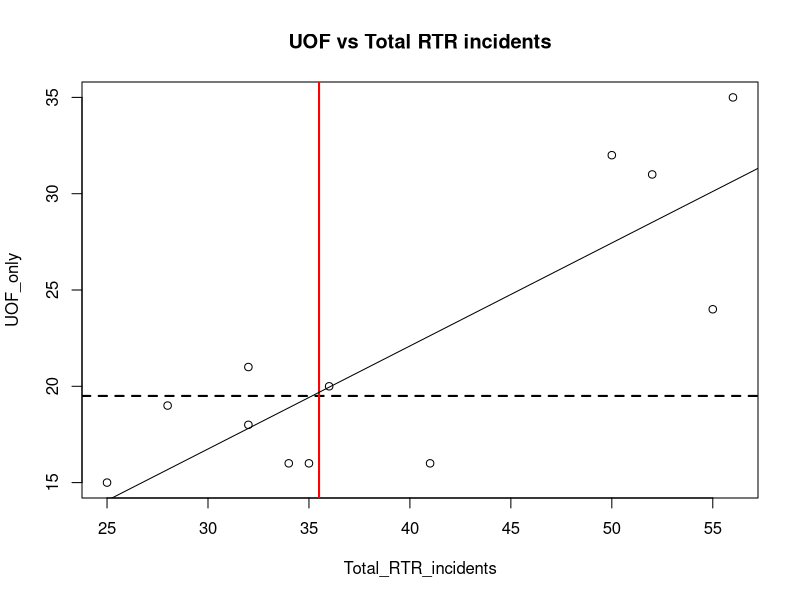
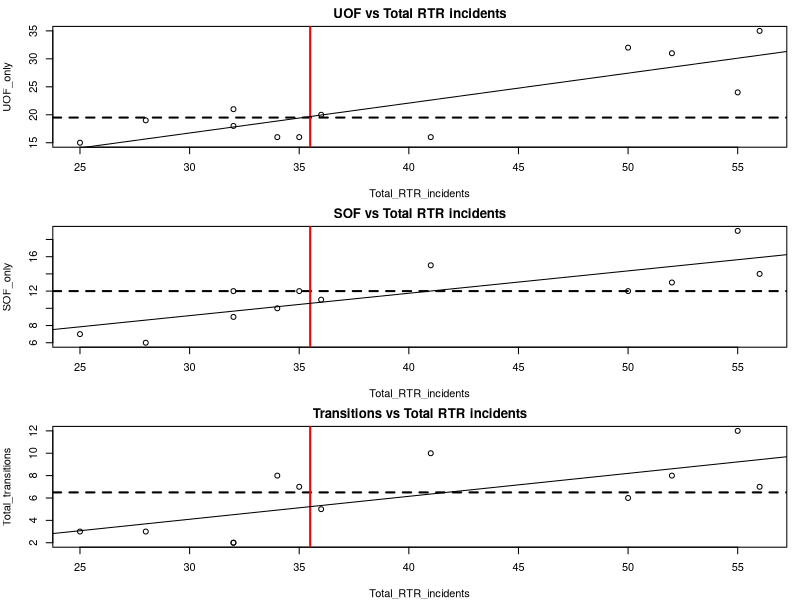
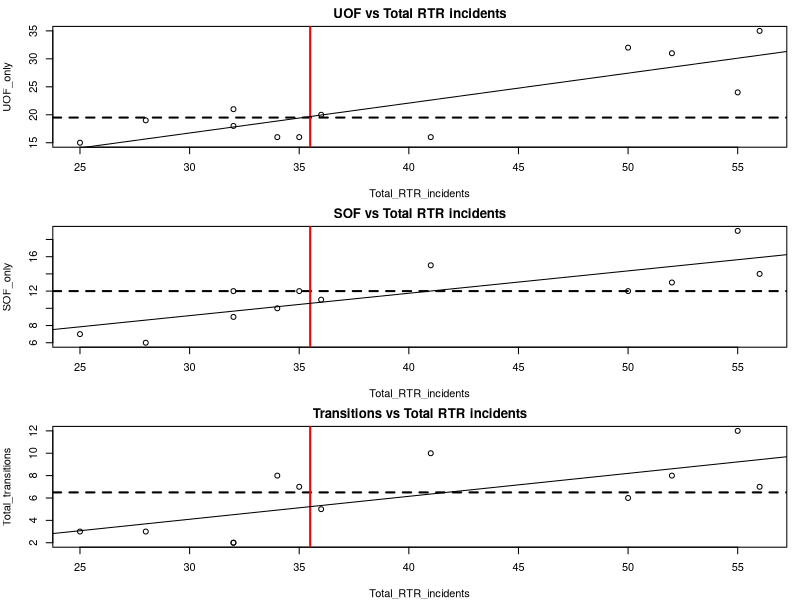

Write R code to recreate these figures, in order.
# Continuing to work with the RTR data
library(readr)
elgCrime <- read_csv("ElginUOF.csv")

# let's get the column names again
summary(elgCrime)

# Now lets see this as a scatter plot
with(elgCrime, plot(Total_RTR_incidents, UOF_only)) # scatter plot
title(main = "UOF vs Total RTR incidents") # adds title
# What you're seeing here
# The first line of code, starting "with", creates a scatter plot. 
# First we say what dataset we want (elgCrime), then
# what we want to test - Total RTR incidents vs UOF only
# What it shows is that as there are more RTR incidents, 
# the number of incidents that involve UOF only also grows.
# Title obviously adds a title

# We can add some other things to help us understand the data too
abline(h=median(elgCrime$UOF_only), lty=2, lwd=2) 
# adds horizontal line for median UOF incidents which looks to be about 19
abline(v=median(elgCrime$Total_RTR_incidents), lwd=2, col="red") 
# adds vertical red line for median RTR incidents, about 36


fit <- lm(elgCrime$UOF_only~elgCrime$Total_RTR_incidents)
summary(fit)
# Lots to uppack here. Honestly, I am not qualified to
# explain in detail these more advanced statistic measures. 
# What follows is a very over-simplified explanation. 
# Look at the last three lines. Generally, you want ...
# A) your Adjusted R-square to be as close to 1.00 as possible
#    here it's 0.6556, which means it's estimated that 
#    about 66 percent of the observations can be explained by
#    the relationship between the two data set
#    Which makes sense - the more Totol RTR incidents there are
#    the more you see UOF_only incidents
# B) the p-value to be less that 0.05

# HOWEVER: Don't expect too much out of these stats - we're using a very 
# small dataset so it's not going to be very informative and may even
# cause confusing results. Look at the portion labeled Coefficients:

# C) Std. Error and t value. You want the two t values to be as large 
#    as possible versus the std errors. It is for one line 
#     and not the other. It's telling us that with only 12 datapoints, 
#    it's not able to make any definitive predictions. It just
#    doesn't have enough data to tell whether any new points added
#    would likely fall along the regression line.
# D) And that confusion carries on into the Pr(>|t|) or p-value. 
#    It uses those T values and Error to compute the P-value
#    The top one is well over 0.05 which isn't good, but the bottom one 
#    is well under so much so that R has tagged it with *** 
#    indicating it's significant
# ------
# Statistics is a science. Our purpose in graphing these
# values out is to see how the data relates to the
# regression line and maybe spot outliers. We will seldom use 
# T values or R2 in our stories.
# But there's nothing wrong in knowing about these things. And in fact
# understanding when it's telling you that something's wrong can
# be very useful.
# Here's a link to a resource explaining what you see with the summary
# https://feliperego.github.io/blog/2015/10/23/Interpreting-Model-Output-In-R
# If you want to learn more about statistics, let me know. There's a 
# good textbook I can recommend.

# add the regression line, or a line approximating the running average
abline(fit)

# Now, let's take a look at all three RTR categories
# "Par" sets up the plot window to show three plots in 1 column (mfrow)
# mar is margins
par(mfrow=c(3,1),mar=c(4,4,2,1)) 

# Let's add the plot we already did
with(elgCrime, plot(Total_RTR_incidents, UOF_only)) # scatter plot
title(main = "UOF vs Total RTR incidents") # adds title
abline(h=median(elgCrime$UOF_only), lty=2, lwd=2) 
abline(v=median(elgCrime$Total_RTR_incidents), lwd=2, col="red") 
abline(lm(elgCrime$UOF_only~elgCrime$Total_RTR_incidents))

# now SOF 
with(elgCrime, plot(Total_RTR_incidents, SOF_only)) # scatter plot
title(main = "SOF vs Total RTR incidents") # adds title
abline(h=median(elgCrime$SOF_only), lty=2, lwd=2) 
abline(v=median(elgCrime$Total_RTR_incidents), lwd=2, col="red") 
abline(lm(elgCrime$SOF_only~elgCrime$Total_RTR_incidents))

# finally, transitions
with(elgCrime, plot(Total_RTR_incidents, Total_transitions)) # scatter plot
title(main = "Transitions vs Total RTR incidents") # adds title
abline(h=median(elgCrime$Total_transitions), lty=2, lwd=2) 
abline(v=median(elgCrime$Total_RTR_incidents), lwd=2, col="red") 
abline(lm(elgCrime$Total_transitions~elgCrime$Total_RTR_incidents))

# You may need to make your plot window larger to see the results
# again, not enough data for any insights but it does appear
# that while all RTR increase about the same rate,
# there are not only more UOF incidents per quarter but
# there are more quarters with higher-than-average UOF incidents
# than SOF or transitions.

# Now let's save this as a PDF
# dev.cur() starts the process
dev.cur() 
# creates an empty pdf with w/h in inches
pdf(file="myplot.pdf", width = 4, height = 6) 

# make the space
par(mfrow=c(3,1),mar=c(4,4,2,1)) 

# adds the plots
with(elgCrime, plot(Total_RTR_incidents, UOF_only)) # scatter plot
title(main = "UOF vs Total RTR incidents") # adds title
abline(h=median(elgCrime$UOF_only), lty=2, lwd=2) 
abline(v=median(elgCrime$Total_RTR_incidents), lwd=2, col="red") 
abline(lm(elgCrime$UOF_only~elgCrime$Total_RTR_incidents))

with(elgCrime, plot(Total_RTR_incidents, SOF_only)) # scatter plot
title(main = "SOF vs Total RTR incidents") # adds title
abline(h=median(elgCrime$SOF_only), lty=2, lwd=2) 
abline(v=median(elgCrime$Total_RTR_incidents), lwd=2, col="red") 
abline(lm(elgCrime$SOF_only~elgCrime$Total_RTR_incidents))

with(elgCrime, plot(Total_RTR_incidents, Total_transitions)) # scatter plot
title(main = "Transitions vs Total RTR incidents") # adds title
abline(h=median(elgCrime$Total_transitions), lty=2, lwd=2) 
abline(v=median(elgCrime$Total_RTR_incidents), lwd=2, col="red") 
abline(lm(elgCrime$Total_transitions~elgCrime$Total_RTR_incidents))


dev.off() # Then turn off dev and you can view the plot


# --------------
